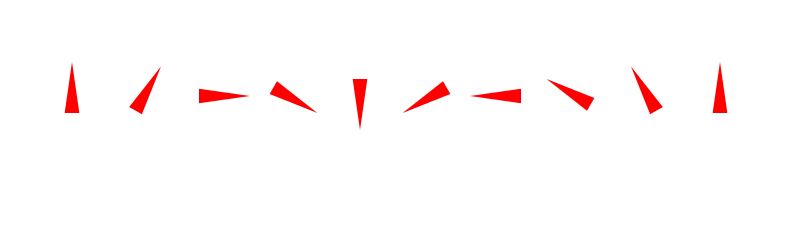

This figure's Vega-Lite source:
### Vega specification from a JSON file in a GitHub repository (floating-point values rounded to 4 significant figures)
{"width": 330, "height": 100, "background": "white", "data": [{"name": "data_1", "values": [{"x": 30, "angle": 0}, {"x": 60, "angle": 30}, {"x": 90, "angle": 90}, {"x": 120, "angle": 120}, {"x": 150, "angle": 180}, {"x": 180, "angle": 240}, {"x": 210, "angle": 270}, {"x": 240, "angle": 300}, {"x": 270, "angle": 330}, {"x": 300, "angle": 360}]}], "marks": [{"type": "symbol", "from": {"data": "data_1"}, "encode": {"update": {"x": {"field": "x"}, "y": {"value": 40}, "shape": {"value": "wedge"}, "fill": {"value": "red"}, "size": {"value": 600}, "angle": {"field": "angle"}}}}]}
